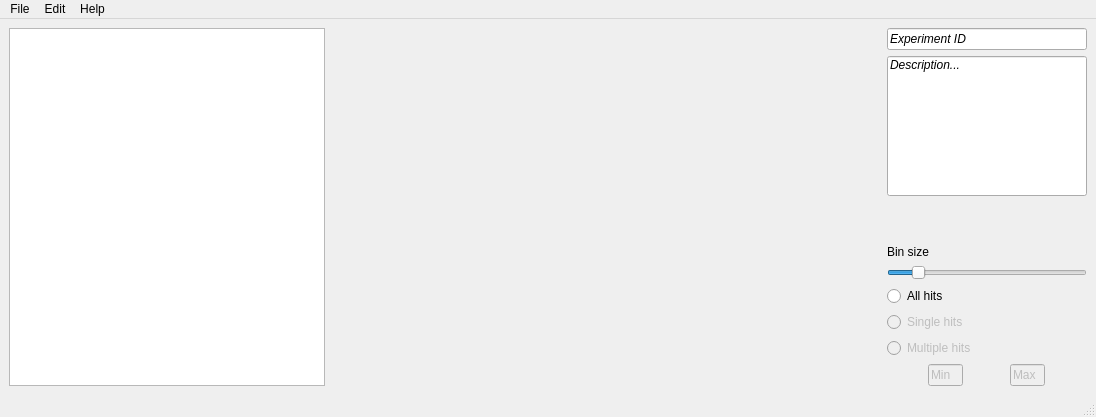
<?xml version="1.0" encoding="UTF-8"?>
<ui version="4.0">
 <class>MainWindow</class>
 <widget class="QMainWindow" name="MainWindow">
  <property name="geometry">
   <rect>
    <x>0</x>
    <y>0</y>
    <width>1096</width>
    <height>417</height>
   </rect>
  </property>
  <property name="windowTitle">
   <string>MainWindow</string>
  </property>
  <widget class="QWidget" name="centralwidget">
   <layout class="QHBoxLayout" name="horizontalLayout_2">
    <item>
     <widget class="QTableView" name="rangedTable">
      <property name="sizePolicy">
       <sizepolicy hsizetype="MinimumExpanding" vsizetype="Expanding">
        <horstretch>0</horstretch>
        <verstretch>0</verstretch>
       </sizepolicy>
      </property>
      <property name="minimumSize">
       <size>
        <width>300</width>
        <height>335</height>
       </size>
      </property>
      <property name="maximumSize">
       <size>
        <width>400</width>
        <height>16777215</height>
       </size>
      </property>
      <property name="frameShadow">
       <enum>QFrame::Sunken</enum>
      </property>
      <property name="dragDropMode">
       <enum>QAbstractItemView::DropOnly</enum>
      </property>
      <property name="selectionBehavior">
       <enum>QAbstractItemView::SelectRows</enum>
      </property>
      <property name="gridStyle">
       <enum>Qt::SolidLine</enum>
      </property>
      <property name="sortingEnabled">
       <bool>true</bool>
      </property>
      <attribute name="horizontalHeaderDefaultSectionSize">
       <number>65</number>
      </attribute>
      <attribute name="horizontalHeaderMinimumSectionSize">
       <number>20</number>
      </attribute>
      <attribute name="horizontalHeaderStretchLastSection">
       <bool>true</bool>
      </attribute>
      <attribute name="verticalHeaderStretchLastSection">
       <bool>false</bool>
      </attribute>
     </widget>
    </item>
    <item>
     <widget class="QFrame" name="workingFrame">
      <property name="sizePolicy">
       <sizepolicy hsizetype="MinimumExpanding" vsizetype="MinimumExpanding">
        <horstretch>0</horstretch>
        <verstretch>0</verstretch>
       </sizepolicy>
      </property>
      <property name="minimumSize">
       <size>
        <width>550</width>
        <height>350</height>
       </size>
      </property>
     </widget>
    </item>
    <item>
     <layout class="QVBoxLayout" name="right_panel">
      <item>
       <widget class="QLineEdit" name="experimentIDLineEdit">
        <property name="sizePolicy">
         <sizepolicy hsizetype="Preferred" vsizetype="Fixed">
          <horstretch>0</horstretch>
          <verstretch>0</verstretch>
         </sizepolicy>
        </property>
        <property name="minimumSize">
         <size>
          <width>200</width>
          <height>0</height>
         </size>
        </property>
        <property name="maximumSize">
         <size>
          <width>200</width>
          <height>16777215</height>
         </size>
        </property>
        <property name="font">
         <font>
          <family>Helvetica Neue</family>
          <italic>true</italic>
         </font>
        </property>
        <property name="text">
         <string>Experiment ID</string>
        </property>
       </widget>
      </item>
      <item>
       <widget class="QLineEdit" name="lineEdit">
        <property name="sizePolicy">
         <sizepolicy hsizetype="Preferred" vsizetype="MinimumExpanding">
          <horstretch>0</horstretch>
          <verstretch>0</verstretch>
         </sizepolicy>
        </property>
        <property name="minimumSize">
         <size>
          <width>200</width>
          <height>140</height>
         </size>
        </property>
        <property name="maximumSize">
         <size>
          <width>200</width>
          <height>140</height>
         </size>
        </property>
        <property name="font">
         <font>
          <family>Helvetica Neue</family>
          <italic>true</italic>
         </font>
        </property>
        <property name="text">
         <string>Description...</string>
        </property>
        <property name="frame">
         <bool>true</bool>
        </property>
        <property name="alignment">
         <set>Qt::AlignLeading|Qt::AlignLeft|Qt::AlignTop</set>
        </property>
       </widget>
      </item>
      <item>
       <spacer name="verticalSpacer_2">
        <property name="orientation">
         <enum>Qt::Vertical</enum>
        </property>
        <property name="sizeHint" stdset="0">
         <size>
          <width>20</width>
          <height>40</height>
         </size>
        </property>
       </spacer>
      </item>
      <item>
       <layout class="QVBoxLayout" name="bin_size">
        <item>
         <widget class="QLabel" name="binsizeLabel">
          <property name="text">
           <string>Bin size</string>
          </property>
         </widget>
        </item>
        <item>
         <widget class="QSlider" name="binsizeSlider">
          <property name="sizePolicy">
           <sizepolicy hsizetype="Preferred" vsizetype="Fixed">
            <horstretch>0</horstretch>
            <verstretch>0</verstretch>
           </sizepolicy>
          </property>
          <property name="minimum">
           <number>250</number>
          </property>
          <property name="maximum">
           <number>6000</number>
          </property>
          <property name="singleStep">
           <number>10</number>
          </property>
          <property name="value">
           <number>1000</number>
          </property>
          <property name="orientation">
           <enum>Qt::Horizontal</enum>
          </property>
          <property name="tickPosition">
           <enum>QSlider::NoTicks</enum>
          </property>
         </widget>
        </item>
       </layout>
      </item>
      <item>
       <layout class="QVBoxLayout" name="hits">
        <item>
         <widget class="QRadioButton" name="allhitsRadioButton">
          <property name="text">
           <string>All hits</string>
          </property>
         </widget>
        </item>
        <item>
         <widget class="QRadioButton" name="singlehitsRadioButton">
          <property name="enabled">
           <bool>false</bool>
          </property>
          <property name="text">
           <string>Single hits</string>
          </property>
         </widget>
        </item>
        <item>
         <widget class="QRadioButton" name="multiplehitsRadioButton">
          <property name="enabled">
           <bool>false</bool>
          </property>
          <property name="text">
           <string>Multiple hits</string>
          </property>
         </widget>
        </item>
        <item>
         <layout class="QHBoxLayout" name="horizontalLayout">
          <item>
           <widget class="QLineEdit" name="minhitsLineEdit">
            <property name="enabled">
             <bool>false</bool>
            </property>
            <property name="sizePolicy">
             <sizepolicy hsizetype="Minimum" vsizetype="Fixed">
              <horstretch>0</horstretch>
              <verstretch>0</verstretch>
             </sizepolicy>
            </property>
            <property name="minimumSize">
             <size>
              <width>35</width>
              <height>0</height>
             </size>
            </property>
            <property name="maximumSize">
             <size>
              <width>35</width>
              <height>16777215</height>
             </size>
            </property>
            <property name="baseSize">
             <size>
              <width>75</width>
              <height>0</height>
             </size>
            </property>
            <property name="text">
             <string>Min</string>
            </property>
            <property name="maxLength">
             <number>3</number>
            </property>
           </widget>
          </item>
          <item>
           <widget class="QLineEdit" name="maxhitsLineEdit">
            <property name="enabled">
             <bool>false</bool>
            </property>
            <property name="sizePolicy">
             <sizepolicy hsizetype="Minimum" vsizetype="Fixed">
              <horstretch>0</horstretch>
              <verstretch>0</verstretch>
             </sizepolicy>
            </property>
            <property name="minimumSize">
             <size>
              <width>35</width>
              <height>10</height>
             </size>
            </property>
            <property name="maximumSize">
             <size>
              <width>35</width>
              <height>16777215</height>
             </size>
            </property>
            <property name="baseSize">
             <size>
              <width>75</width>
              <height>10</height>
             </size>
            </property>
            <property name="text">
             <string>Max</string>
            </property>
            <property name="maxLength">
             <number>3</number>
            </property>
           </widget>
          </item>
         </layout>
        </item>
       </layout>
      </item>
     </layout>
    </item>
   </layout>
  </widget>
  <widget class="QMenuBar" name="menubar">
   <property name="geometry">
    <rect>
     <x>0</x>
     <y>0</y>
     <width>1096</width>
     <height>22</height>
    </rect>
   </property>
   <widget class="QMenu" name="menuFile">
    <property name="title">
     <string>File</string>
    </property>
    <addaction name="actionNew"/>
    <addaction name="actionOpen"/>
    <addaction name="actionOpen_Recent"/>
    <addaction name="separator"/>
    <addaction name="actionLoad"/>
    <addaction name="separator"/>
    <addaction name="actionSave"/>
    <addaction name="actionSave_As"/>
   </widget>
   <widget class="QMenu" name="menuHelp">
    <property name="title">
     <string>Help</string>
    </property>
    <addaction name="actionAbout"/>
   </widget>
   <widget class="QMenu" name="menuEdit">
    <property name="title">
     <string>Edit</string>
    </property>
    <widget class="QMenu" name="menuLoad">
     <property name="title">
      <string>Load...</string>
     </property>
     <addaction name="action_LoadRNG"/>
     <addaction name="action_LoadMR"/>
    </widget>
    <widget class="QMenu" name="menuExport_as">
     <property name="title">
      <string>Export as...</string>
     </property>
     <addaction name="action_ExportAsRNG"/>
     <addaction name="action_ExportAsMR"/>
    </widget>
    <addaction name="actionUndo"/>
    <addaction name="actionRedo"/>
    <addaction name="separator"/>
    <addaction name="menuLoad"/>
    <addaction name="menuExport_as"/>
   </widget>
   <addaction name="menuFile"/>
   <addaction name="menuEdit"/>
   <addaction name="menuHelp"/>
  </widget>
  <widget class="QStatusBar" name="statusbar"/>
  <action name="actionNew">
   <property name="text">
    <string>New...</string>
   </property>
   <property name="toolTip">
    <string>Click to create a new project</string>
   </property>
   <property name="statusTip">
    <string>Create a new project</string>
   </property>
   <property name="shortcut">
    <string>Ctrl+N</string>
   </property>
  </action>
  <action name="actionOpen">
   <property name="text">
    <string>Open...</string>
   </property>
  </action>
  <action name="actionOpen_Recent">
   <property name="text">
    <string>Open Recent</string>
   </property>
  </action>
  <action name="actionLoad">
   <property name="icon">
    <iconset>
     <normaloff>../../../../.designer/backup/document_add.png</normaloff>../../../../.designer/backup/document_add.png</iconset>
   </property>
   <property name="text">
    <string>Load data...</string>
   </property>
   <property name="shortcut">
    <string>Ctrl+L</string>
   </property>
  </action>
  <action name="actionAbout">
   <property name="text">
    <string>About</string>
   </property>
  </action>
  <action name="actionSave">
   <property name="text">
    <string>Save</string>
   </property>
  </action>
  <action name="actionSave_As">
   <property name="text">
    <string>Save As...</string>
   </property>
  </action>
  <action name="actionUndo">
   <property name="text">
    <string>Undo</string>
   </property>
   <property name="shortcut">
    <string>Ctrl+Z</string>
   </property>
  </action>
  <action name="actionRedo">
   <property name="text">
    <string>Redo</string>
   </property>
   <property name="shortcut">
    <string>Ctrl+Shift+Z</string>
   </property>
  </action>
  <action name="actionHistory">
   <property name="text">
    <string>History</string>
   </property>
  </action>
  <action name="actionAs_rng">
   <property name="text">
    <string>as .rng</string>
   </property>
  </action>
  <action name="actionAs_mr">
   <property name="text">
    <string>as .mr</string>
   </property>
  </action>
  <action name="actionLoad_rng">
   <property name="text">
    <string>Load .rng</string>
   </property>
  </action>
  <action name="actionLoad_mr">
   <property name="text">
    <string>Load .mr</string>
   </property>
  </action>
  <action name="action_LoadRNG">
   <property name="text">
    <string>.rng</string>
   </property>
  </action>
  <action name="action_LoadMR">
   <property name="text">
    <string>.mr</string>
   </property>
  </action>
  <action name="action_ExportAsRNG">
   <property name="text">
    <string>.rng</string>
   </property>
  </action>
  <action name="action_ExportAsMR">
   <property name="text">
    <string>.mr</string>
   </property>
  </action>
 </widget>
 <resources/>
 <connections/>
</ui>
